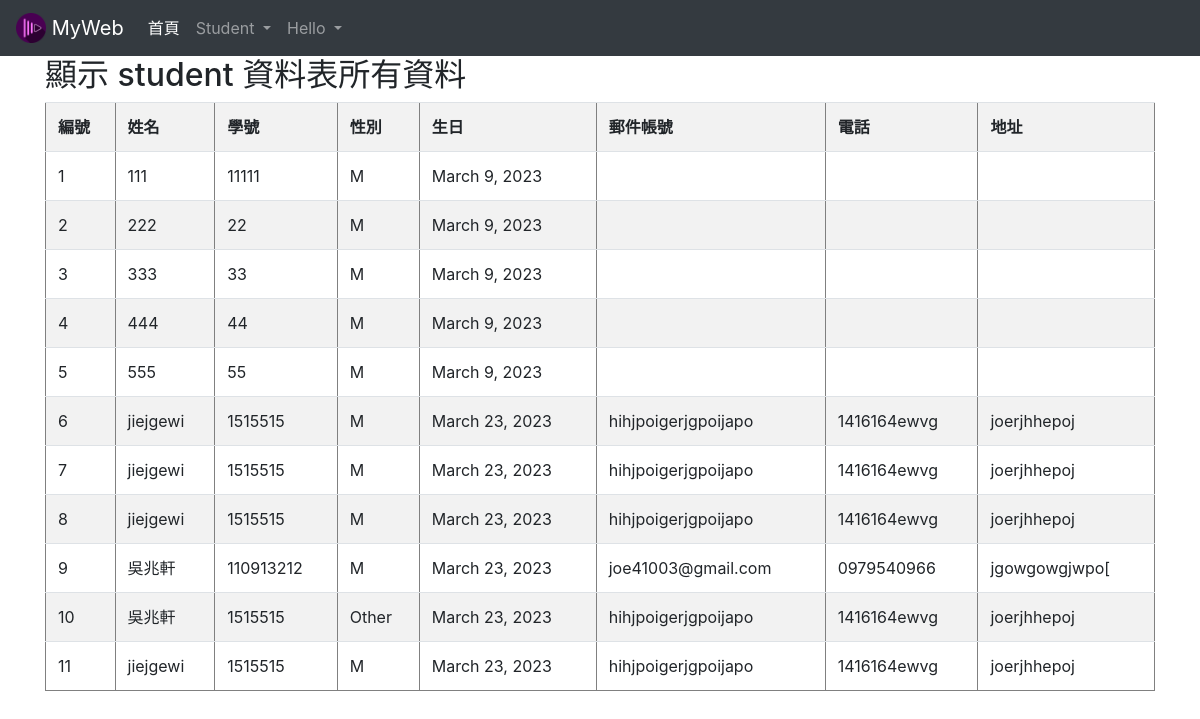
Before: /listall/ with the older database file.
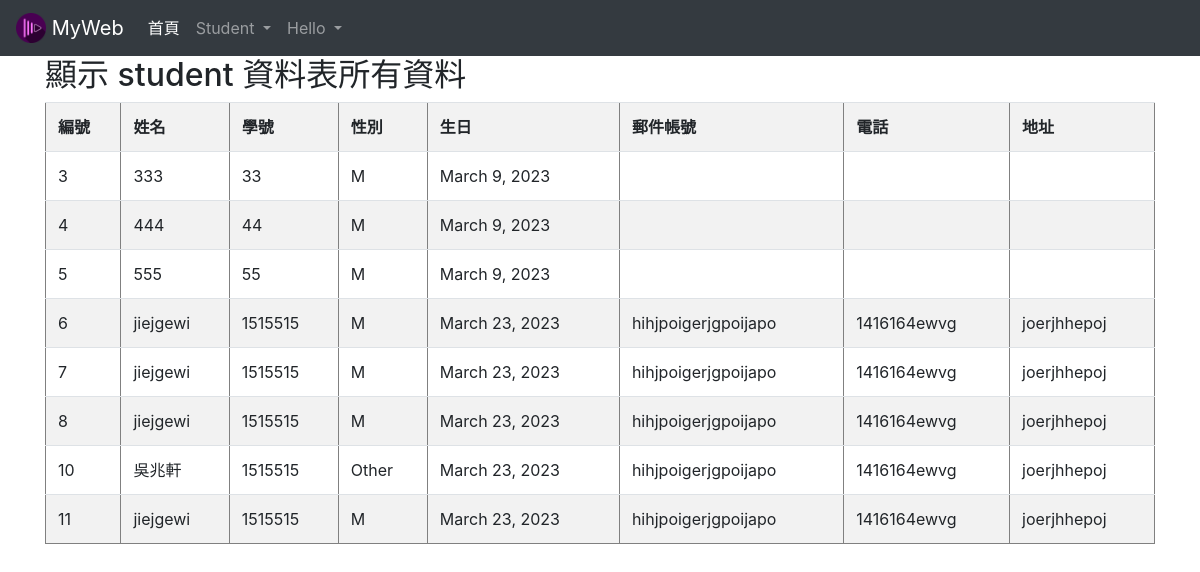
After: the same page with the newer database file.
### students/models.py (models this page shows, shortened)
class student(models.Model):
    stuName= models.CharField(max_length=50,null=False)
    stuID = models.CharField(max_length=10,null=False)
    stuSex=models.CharField(max_length=2,default="M",null=False)
    stuBirth=models.DateField(null=False)
    stuEmail=models.EmailField(max_length=100,blank=True,default="")
    stuPhone=models.CharField(max_length=20,blank=True,default="")
    stuAddress=models.CharField(max_length=255,blank=True,default="")

### students/views.py (the view)
# urls.py: path('listall/', listall),
def listall(request):
    allStudents = student.objects.all().order_by('id')  #讀取資料表, 依 id 遞增排序
    return render(request, "listall.html", locals())

### templates/listall.html (shortened to what this page needs)
{% extends "base.html" %}
{% block content %}
		<h2>顯示 student 資料表所有資料</h2>
		<table border="1" cellpadding="0" cellspacing="0" class="table table-striped">
			<th>編號</th><th>姓名</th><th>學號</th><th>性別</th><th>生日</th>
			<th>郵件帳號</th><th>電話</th><th>地址</th>
			{% for student in allStudents %}
				<tr>
					<td>{{ student.id }} </td>
					<td>{{ student.stuName }} </td>
					<td>{{ student.stuID }} </td>
					<td>{{ student.stuSex}} </td>
					<td>{{ student.stuBirth }} </td>
					<td>{{ student.stuEmail }} </td>
					<td>{{ student.stuPhone}} </td>
					<td>{{ student.stuAddress }} </td>
				</tr>
			{% endfor %}
		</table>
{% endblock %}

Changed rows visible on the page:
removed student: id "1", stuName "111", stuID "11111", stuSex "M", stuBirth "March 9, 2023"
removed student: id "2", stuName "222", stuID "22", stuSex "M", stuBirth "March 9, 2023"
removed student: id "9", stuName "吳兆軒", stuID "110913212", stuSex "M", stuBirth "March 23, 2023", stuEmail "joe41003@gmail.com", stuPhone "0979540966", stuAddress "jgowgowgjwpo["
